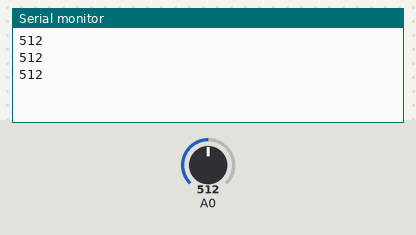
The sketch below on a simulated Arduino Uno, built with avr-gcc and run on an emulated ATmega328P. Parts: the last lines printed to the serial monitor. The inputs (shaded band) are chosen by the test bench; at power-on: A0 = 512.

Above: at 1.3 s.
1.4 s: A0 set to 716
At 1.9 s:
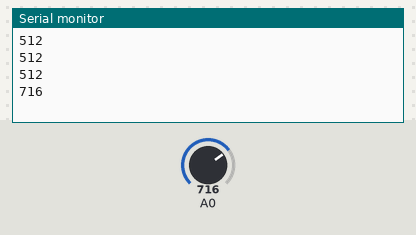
2.9 s: A0 set to 900
At 3.4 s:
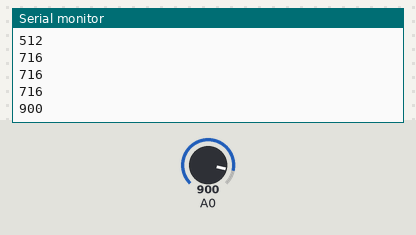
Timing chart, 0 to 5.9 s (numbered marks = the images above; inputs shaded):
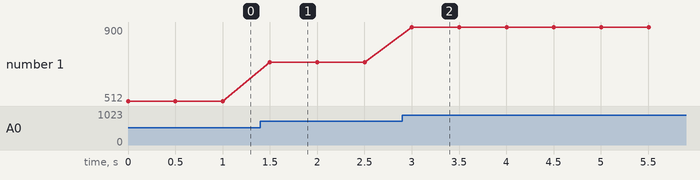

Measured:
- after the input at 1.4 s, the serial monitor: prints a new line after 0.10 s (image 1)
- after the input at 2.9 s, the serial monitor: prints a new line after 0.10 s (image 2)
- plotted number 1: 512 → 716 after the input at 1.4 s, 716 → 900 after the input at 2.9 s

The sketch:

agua.ino
```cpp
int val = 0;

void setup() {
  // put your setup code here, to run once:
  Serial.begin(115200);
}

void loop() {
  // put your main code here, to run repeatedly:
  val = analogRead(A0);
  Serial.println(val);
  delay(500);
}
```
